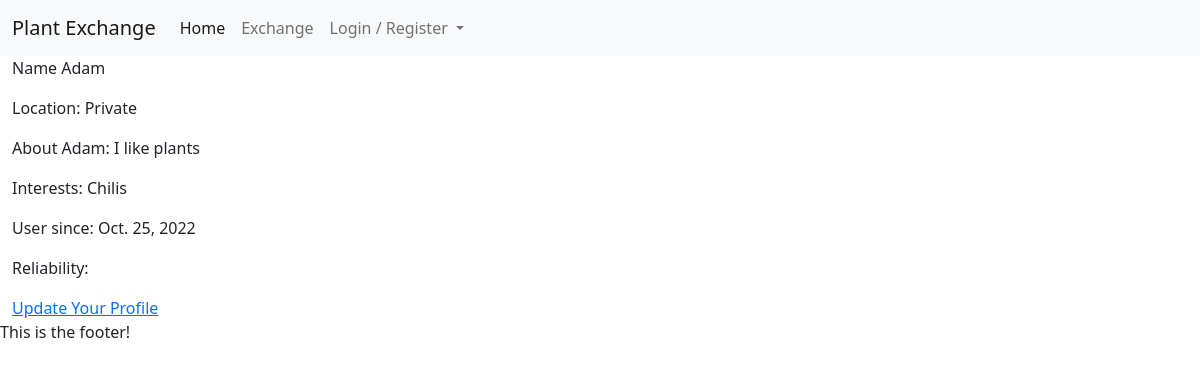
Before: /profiles/1 with the older database file.
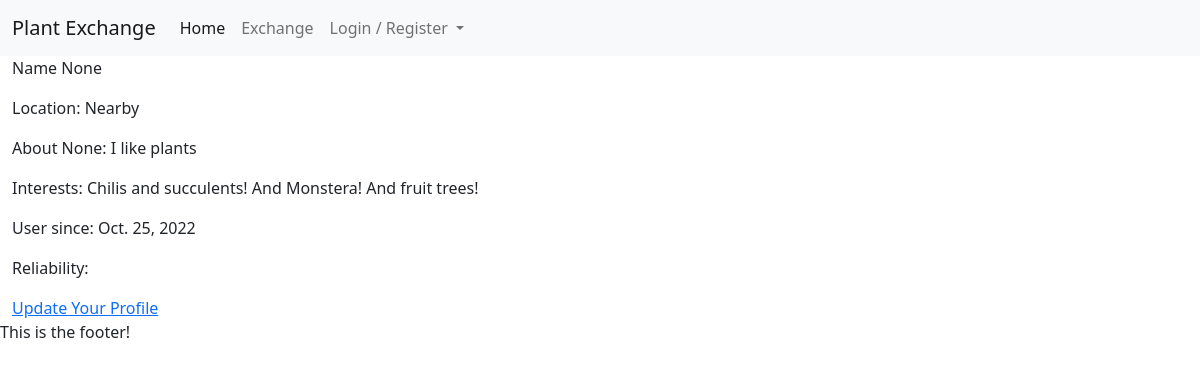
After: the same page with the newer database file.
### profiles/models.py (models this page shows, shortened)
class Profile(models.Model):
    user = models.OneToOneField(User, on_delete=models.CASCADE)
    name = models.CharField(max_length=20, null=True, blank=True)
    location = models.CharField(max_length=40, null=True, blank=True, default='Private')
    about_me = models.CharField(max_length=140, null=True, blank=True)
    interested_in = models.CharField(max_length=140, null=True, blank=True)
    created_on = models.DateField(auto_now_add=True)
    def __str__(self):
        return f"{self.user.username}'s Profile"

### profiles/views.py (the view)
# urls.py: path('<user_id>', views.ProfileView.as_view(), name='profile'),
class ProfileView(View):
    def get(self, request, user_id):
        profile = get_object_or_404(Profile, user=user_id)
        template_name = 'profiles/profile.html'
        context = {'profile': profile}
        return render(request, template_name, context)

### profiles/templates/profiles/profile.html (shortened to what this page needs)
{% extends 'base.html' %}
{% block content %}
<section class="container-fluid">
    <div class="col">
        <p>Name {{ profile.name }}</p>
        <p>Location: {{ profile.location }}</p>
        <p>About {{profile.name}}: {{ profile.about_me }}</p>
        <p>Interests: {{ profile.interested_in }}</p>
        <p>User since: {{ profile.created_on }}</p>
        <p>Reliability: {{ profile.rating }}</p>
        <a href="{% url 'profiles:edit_profile' pk=profile.id %}">Update Your Profile</a>
    </div>
</section>
{% endblock content %}

### templates/base.html (shortened to what this page needs)
<!DOCTYPE html>
<html lang="en">
<head>
    <link rel="stylesheet" href="https://cdn.jsdelivr.net/npm/bootstrap@5.2.2/dist/css/bootstrap.min.css">
</head>
<body>
    {% include 'includes/header.html' %}
    {% block content %}
    {% endblock %}
    {% include 'includes/footer.html' %}
</body>
</html>

### templates/includes/header.html (shortened to what this page needs)
<nav class="navbar navbar-expand-lg bg-light">
    <div class="container-fluid">
      <a class="navbar-brand" href="#">Plant Exchange</a>
      <div class="collapse navbar-collapse" id="navbarSupportedContent">
        <ul class="navbar-nav me-auto mb-2 mb-lg-0">
          {% if user.is_authenticated %}
          <li class="nav-item">
            <a class="nav-link active" aria-current="page" href="#">Home</a>
          </li>
          <li class="nav-item">
            <a class="nav-link" href="#">Exchange</a>
          </li>
          <li class="nav-item dropdown">
            <a class="nav-link dropdown-toggle" href="#" role="button" data-bs-toggle="dropdown" aria-expanded="false">
              Profile / Logout
            </a>
            <ul class="dropdown-menu">
              <li><a class="dropdown-item" href="{% url 'profiles:profile' user_id=request.user.id %}">My Profile</a></li>
              <li><a class="dropdown-item" href="{% url 'account_logout' %}">Logout</a></li>
            </ul>
          </li>
          {% else %}
          <li class="nav-item">
            <a class="nav-link active" aria-current="page" href="#">Home</a>
          </li>
          <li class="nav-item">
            <a class="nav-link" href="#">Exchange</a>
          </li>
          <li class="nav-item dropdown">
            <a class="nav-link dropdown-toggle" href="#" role="button" data-bs-toggle="dropdown" aria-expanded="false">
              Login / Register
            </a>
          </li>
          {% endif %}
        </ul>
      </div>
    </div>
  </nav>

### templates/includes/footer.html
<div class="container-fluid">
    <div class="row">
        This is the footer!
    </div>
</div>

Changed rows visible on the page:
changed Profile "I like plants": name "Adam" → "None"; location "Private" → "Nearby"; interested_in "Chilis" → "Chilis and succulents! And Monstera! And fruit trees!"
